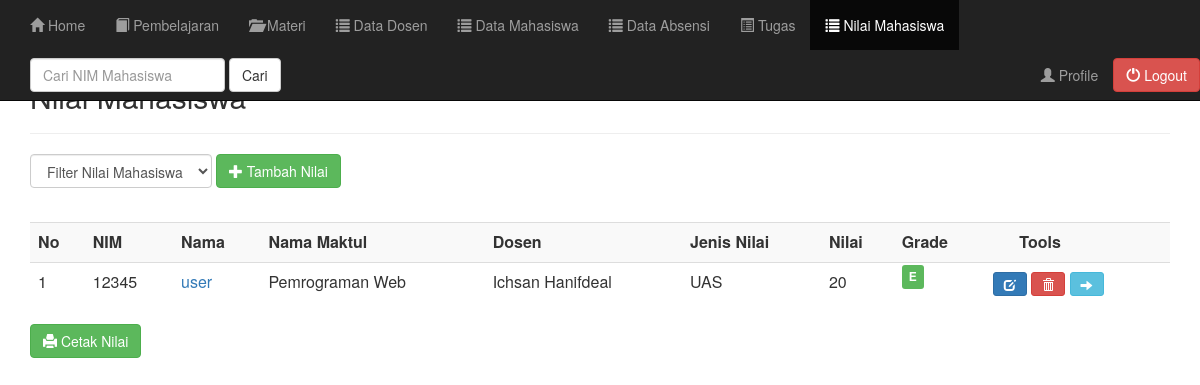
Screenshot of /dosen/nilai.php (signed in) with the database file from the repository.
### tables this page shows
CREATE TABLE `detail_matkul` (
  `id_nilai` int(11) NOT NULL,
  `nim` varchar(255) NOT NULL,
  `jns_nilai` varchar(255) NOT NULL,
  `nm_matkul` varchar(255) DEFAULT NULL,
  `dosen` varchar(40) DEFAULT NULL,
  `nilai` varchar(255) DEFAULT NULL,
  `grade` varchar(255) DEFAULT NULL
);

CREATE TABLE `tbl_mahasiswa` (
  `nim` varchar(20) NOT NULL DEFAULT '',
  `username` varchar(20) NOT NULL,
  `password` varchar(32) NOT NULL,
  `level` varchar(30) NOT NULL,
  `nama` varchar(50) NOT NULL,
  `jenis_kelamin` varchar(20) NOT NULL,
  `tempat_lahir` varchar(30) NOT NULL,
  `tanggal_lahir` date NOT NULL,
  `alamat_asal` varchar(100) NOT NULL,
  `alamat_sekarang` varchar(100) NOT NULL,
  `no_telepon` varchar(13) NOT NULL,
  `email` varchar(30) NOT NULL,
  `agama` varchar(50) NOT NULL,
  `jurusan` varchar(255) NOT NULL,
  `fakultas` varchar(50) NOT NULL
);

CREATE TABLE `dosen` (
  `id_dosen` int(100) NOT NULL,
  `nip` varchar(50) NOT NULL,
  `nama_dosen` varchar(40) DEFAULT NULL,
  `jenis_kelamin` varchar(20) DEFAULT NULL,
  `tempat_lahir` varchar(80) DEFAULT NULL,
  `tanggal_lahir` varchar(30) DEFAULT NULL,
  `dosen_matkul` varchar(20) DEFAULT NULL,
  `alamat` varchar(70) DEFAULT NULL,
  `telepon` varchar(13) DEFAULT NULL,
  `email` varchar(30) DEFAULT NULL,
  `level` varchar(10) DEFAULT NULL,
  `username` varchar(50) DEFAULT NULL,
  `password` varchar(40) DEFAULT NULL
);

### dosen/nilai.php (the view, shortened to what this page needs)
<?php
include("header.php");
include("../koneksi.php");
?>
	<div class="container">
		<div class="content">
			<h2>Nilai Mahasiswa</h2>
			<hr />
			<form class="form-inline" method="get">
				<div class="form-group">
					<select name="filter" class="form-control" onchange="form.submit()">
						<option value="0">Filter Nilai Mahasiswa</option>
						<?php $filter = addslashes(isset($_GET['filter']) ? strtolower($_GET['filter']) : NULL);  ?>
					</select>
				</div>
				<a href="input_nilai.php" data-toggle="tooltip" title="Tambah Nilai" class="btn btn-success" role="button"><span class="glyphicon glyphicon-plus"></span> Tambah Nilai </a>
			</form>
			<br />
			<div class="table-responsive">
				<table class="table table-striped table-hover">
					<tr>
						<th>No</th>
						<th>NIM</th>
						<th>Nama</th>
						<th>Nama Maktul</th>
						<th>Dosen</th>
						<th>Jenis Nilai</th>
						<th>Nilai</th>
						<th>Grade</th>
						<th>&nbsp;&nbsp;&nbsp;&nbsp;&nbsp;&nbsp;Tools</th>
					</tr>
					<?php
					$username = $_SESSION['id_dosen'];
					if($filter){
						$sql = mysqli_query($koneksi, "SELECT * FROM detail_matkul
							INNER JOIN tbl_mahasiswa ON detail_matkul.nim = tbl_mahasiswa.nim
							INNER JOIN dosen ON detail_matkul.dosen = dosen.nama_dosen
						WHERE grade='$filter' AND id_dosen='$username'");
					}else{
						$sql = mysqli_query($koneksi, "SELECT * FROM detail_matkul
								INNER JOIN tbl_mahasiswa ON detail_matkul.nim = tbl_mahasiswa.nim
								INNER JOIN dosen ON detail_matkul.dosen = dosen.nama_dosen WHERE id_dosen='$username'
								");
					}
					if(mysqli_num_rows($sql) == 0){
						echo '<tr><td colspan="14">Data Tidak Ada.</td></tr>';
					}else{
						$no = 1;
						while($row = mysqli_fetch_assoc($sql)){
							echo '
							<tr>
								<td>'.$no.'</td>
								<td>'.$row['nim'].'</td>
								<td><a href="profile_mahasiswa.php?nim='.$row['nim'].'">'.$row['nama'].'</a></td>
								<td>'.$row['nm_matkul'].'</td>
								<td>'.$row['nama_dosen'].'</td>
								<td>'.$row['jns_nilai'].'</td>
								<td>'.$row['nilai'].'</td>
								<td>';
								if($row['grade'] == 'A'){
									echo '<span class="label label-success">A</span>';
								}
								else if ($row['grade'] == 'B' ){
									echo '<span class="label label-success">B</span>';
								}
								else if ($row['grade'] == 'C' ){
									echo '<span class="label label-success">C</span>';
								}
								else if ($row['grade'] == 'D' ){
									echo '<span class="label label-success">D</span>';
								}
								else if ($row['grade'] == 'E' ){
									echo '<span class="label label-success">E</span>';
								}
							echo '
								</td>
								<td>
									<a href="edit_nilai.php?id_nilai='.$row['id_nilai'].'" title="Edit Data" data-toggle="tooltip" class="btn btn-primary btn-sm"><span class="glyphicon glyphicon-edit" aria-hidden="true"></span></a>
									<a href="nilai.php?aksi=delete&id_nilai='.$row['id_nilai'].'" title="Hapus Data" data-toggle="tooltip" onclick="return confirm(\'Anda yakin akan menghapus data '.$row['nama'].'?\')" class="btn btn-danger btn-sm"><span class="glyphicon glyphicon-trash" aria-hidden="true"></span></a>
									<a href="detail_nilai.php?nim='.$row['nim'].'" title="Detail Nilai" data-toggle="tooltip" class="btn btn-info btn-sm"><span class="glyphicon glyphicon-arrow-right" aria-hidden="true"></span></a>
								</td>
							</tr>
							';
							$no++;
						}
					}
					?>
				</table>
			</div>
		</div>
		<a href="cetak.php?grade=<?php echo $filter ?>" data-toggle="tooltip" title="Cetak" class="btn btn-success" role="button" target="_blank"><span class="glyphicon glyphicon-print"></span> Cetak Nilai </a>
	</div>
<?php
include("footer.php");
?>

### style.css (style rules this page uses)
.content { margin-top: 80px; }

### rows the page displays
detail_matkul: tbl_mahasiswa.nim "12345", tbl_mahasiswa.nama "user", nm_matkul "Pemrograman Web", dosen.nama_dosen "Ichsan Hanifdeal", jns_nilai "UAS", nilai "20", grade "E"
